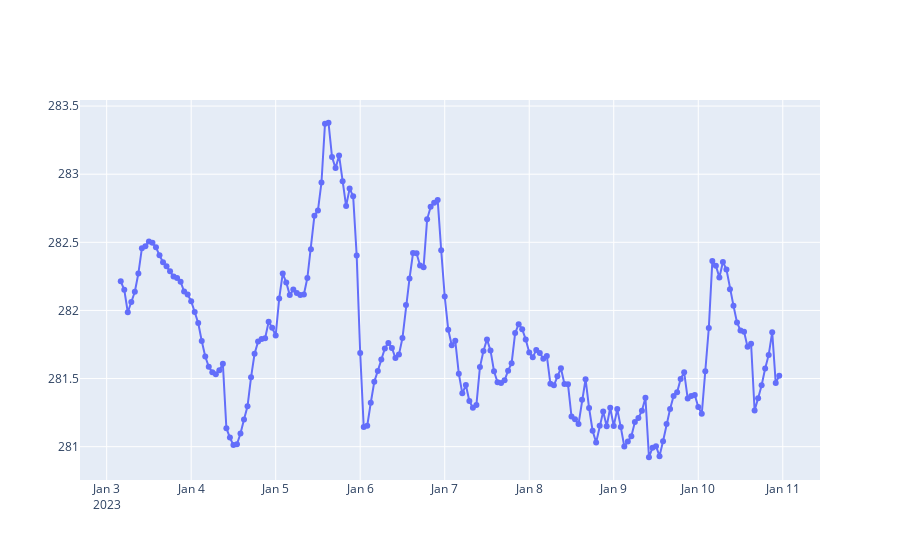

Source (notebook cell):
### Code cell
import plotly.graph_objects as go

# Example data setup
timestamps = [
    '2023-01-03T04', '2023-01-03T05', '2023-01-03T06', '2023-01-03T07', '2023-01-03T08', 
    '2023-01-03T09', '2023-01-03T10', '2023-01-03T11', '2023-01-03T12', '2023-01-03T13', 
    '2023-01-03T14', '2023-01-03T15', '2023-01-03T16', '2023-01-03T17', '2023-01-03T18', 
    '2023-01-03T19', '2023-01-03T20', '2023-01-03T21', '2023-01-03T22', '2023-01-03T23', 
    '2023-01-04T00', '2023-01-04T01', '2023-01-04T02', '2023-01-04T03', '2023-01-04T04', 
    '2023-01-04T05', '2023-01-04T06', '2023-01-04T07', '2023-01-04T08', '2023-01-04T09', 
    '2023-01-04T10', '2023-01-04T11', '2023-01-04T12', '2023-01-04T13', '2023-01-04T14', 
    '2023-01-04T15', '2023-01-04T16', '2023-01-04T17', '2023-01-04T18', '2023-01-04T19', 
    '2023-01-04T20', '2023-01-04T21', '2023-01-04T22', '2023-01-04T23', '2023-01-05T00', 
    '2023-01-05T01', '2023-01-05T02', '2023-01-05T03', '2023-01-05T04', '2023-01-05T05', 
    '2023-01-05T06', '2023-01-05T07', '2023-01-05T08', '2023-01-05T09', '2023-01-05T10', 
    '2023-01-05T11', '2023-01-05T12', '2023-01-05T13', '2023-01-05T14', '2023-01-05T15', 
    '2023-01-05T16', '2023-01-05T17', '2023-01-05T18', '2023-01-05T19', '2023-01-05T20', 
    '2023-01-05T21', '2023-01-05T22', '2023-01-05T23', '2023-01-06T00', '2023-01-06T01', 
    '2023-01-06T02', '2023-01-06T03', '2023-01-06T04', '2023-01-06T05', '2023-01-06T06', 
    '2023-01-06T07', '2023-01-06T08', '2023-01-06T09', '2023-01-06T10', '2023-01-06T11', 
    '2023-01-06T12', '2023-01-06T13', '2023-01-06T14', '2023-01-06T15', '2023-01-06T16', 
    '2023-01-06T17', '2023-01-06T18', '2023-01-06T19', '2023-01-06T20', '2023-01-06T21', 
    '2023-01-06T22', '2023-01-06T23', '2023-01-07T00', '2023-01-07T01', '2023-01-07T02', 
    '2023-01-07T03', '2023-01-07T04', '2023-01-07T05', '2023-01-07T06', '2023-01-07T07', 
    '2023-01-07T08', '2023-01-07T09', '2023-01-07T10', '2023-01-07T11', '2023-01-07T12', 
    '2023-01-07T13', '2023-01-07T14', '2023-01-07T15', '2023-01-07T16', '2023-01-07T17', 
    '2023-01-07T18', '2023-01-07T19', '2023-01-07T20', '2023-01-07T21', '2023-01-07T22', 
    '2023-01-07T23', '2023-01-08T00', '2023-01-08T01', '2023-01-08T02', '2023-01-08T03', 
    '2023-01-08T04', '2023-01-08T05', '2023-01-08T06', '2023-01-08T07', '2023-01-08T08', 
    '2023-01-08T09', '2023-01-08T10', '2023-01-08T11', '2023-01-08T12', '2023-01-08T13', 
    '2023-01-08T14', '2023-01-08T15', '2023-01-08T16', '2023-01-08T17', '2023-01-08T18', 
    '2023-01-08T19', '2023-01-08T20', '2023-01-08T21', '2023-01-08T22', '2023-01-08T23', 
    '2023-01-09T00', '2023-01-09T01', '2023-01-09T02', '2023-01-09T03', '2023-01-09T04', 
    '2023-01-09T05', '2023-01-09T06', '2023-01-09T07', '2023-01-09T08', '2023-01-09T09', 
    '2023-01-09T10', '2023-01-09T11', '2023-01-09T12', '2023-01-09T13', '2023-01-09T14', 
    '2023-01-09T15', '2023-01-09T16', '2023-01-09T17', '2023-01-09T18', '2023-01-09T19', 
    '2023-01-09T20', '2023-01-09T21', '2023-01-09T22', '2023-01-09T23', '2023-01-10T00', 
    '2023-01-10T01', '2023-01-10T02', '2023-01-10T03', '2023-01-10T04', '2023-01-10T05', 
    '2023-01-10T06', '2023-01-10T07', '2023-01-10T08', '2023-01-10T09', '2023-01-10T10', 
    '2023-01-10T11', '2023-01-10T12', '2023-01-10T13', '2023-01-10T14', '2023-01-10T15', 
    '2023-01-10T16', '2023-01-10T17', '2023-01-10T18', '2023-01-10T19', '2023-01-10T20', 
    '2023-01-10T21', '2023-01-10T22', '2023-01-10T23'
]
values = [282.21393600980076, 282.15098512426096, 281.98650055236664, 282.061635480269, 282.13677040817134, 282.2707948741593, 282.45558618332456, 282.4718315731413, 282.5063530265018, 282.4961996578663, 282.4637088782329, 282.4048193401473, 282.35405249697004, 282.32359239106364, 282.28704026397605, 282.24845746316134, 282.23830409452586, 282.2098746623466, 282.1388010818984, 282.11646367090043, 282.06772750145024, 281.98853122609376, 281.9073042770101, 281.77531048474924, 281.6615927560322, 281.5864578281298, 281.545844353588, 281.5316296374984, 281.56005906967766, 281.6087952391278, 281.1356482607157, 281.06660535399465, 281.0117771633632, 281.01786918454445, 281.097065459901, 281.1985991462555, 281.2960714851559, 281.50929222650035, 281.6818994933031, 281.77124913729506, 281.78952520083885, 281.79561722202016, 281.9174576456456, 281.8727828236496, 281.815923959291, 282.08803423872115, 282.2707948741593, 282.2058133148924, 282.11240232344625, 282.1530157979881, 282.128647713263, 282.11240232344625, 282.11646367090043, 282.23830409452586, 282.44949416214325, 282.69520568312123, 282.73378848393594, 282.9388865303721, 283.3693893605153, 283.3775120554236, 283.1257085132644, 283.0444815641808, 283.13789255562693, 282.9490398990075, 282.7662792635694, 282.8942117083761, 282.8373528440176, 282.4027886664202, 281.68799151448434, 281.14377095562406, 281.15392432425955, 281.32247024360805, 281.47680144686694, 281.5559977222235, 281.63925534503414, 281.7204822941178, 281.7610957686596, 281.724543641572, 281.6514393873967, 281.6758074721218, 281.7976478957472, 282.039298069271, 282.2342427470717, 282.42106472996403, 282.4190340562369, 282.32968441224494, 282.3175003698824, 282.66880692466907, 282.7601872423881, 282.7906473482945, 282.8109540855654, 282.4413714672349, 282.1022489548108, 281.85856810755996, 281.7448503788429, 281.7773411584763, 281.53569098495257, 281.3915131503291, 281.45243336214185, 281.3346542859706, 281.2859181165204, 281.3062248537913, 281.5844271544027, 281.70220623057395, 281.7874945271118, 281.70626757802813, 281.55396704849636, 281.47274009941276, 281.46664807823146, 281.4869548155024, 281.55802839595054, 281.612856586582, 281.83420002283486, 281.89918158210173, 281.86262945501414, 281.7874945271118, 281.6920528619385, 281.6555007348509, 281.7103289254823, 281.68799151448434, 281.64534736621545, 281.66565410348636, 281.4625867307773, 281.4504026884147, 281.5174149214087, 281.57630445949434, 281.4605560570502, 281.4585253833231, 281.22093655725354, 281.2006298199826, 281.1661083666221, 281.34480765460603, 281.49507751041074, 281.28388744279334, 281.1173721971719, 281.030053226907, 281.15392432425955, 281.2574886843411, 281.14986297680537, 281.2859181165204, 281.15189365053243, 281.275764747885, 281.14377095562406, 281.0016237947277, 281.03817592181537, 281.0767587226301, 281.1803230827117, 281.21078318861805, 281.26358070552243, 281.3590223706957, 280.92242751937124, 280.9914704260923, 281.00365446845484, 280.9305502142796, 281.0402065955425, 281.1661083666221, 281.275764747885, 281.3712064130582, 281.39963584523747, 281.4971081841378, 281.545844353588, 281.3529303495144, 281.3712064130582, 281.37932910796656, 281.2920101377017, 281.24124329452445, 281.55396704849636, 281.8707521499225, 282.3621751918784, 282.3276537385178, 282.24236544198004, 282.3560831706971, 282.30125498006566, 282.15504647171514, 282.03523672181683, 281.9113656244643, 281.85247608637866, 281.8443533914703, 281.73266633648035, 281.7550037474783, 281.2656113792495, 281.3549610232415, 281.4504026884147, 281.5742737857673, 281.6737767983947, 281.8402920440161, 281.46664807823146, 281.5214762688629]

# Create figure
fig = go.Figure()

# Add trace
fig.add_trace(go.Scatter(x=timestamps, y=values, mode='lines+markers'))

if len(timestamps) >50:
    sample = int(len(timestamps)*0.05)
# Update x-axis
fig.update_layout(
    xaxis=dict(
        tickmode='linear',
        tickvals=[timestamps[i] for i in range(0, len(timestamps), sample)],
        # ticktext=[timestamps[i] for i in range(0, len(timestamps), sample)]
    )
)

# Show figure
fig.show()
